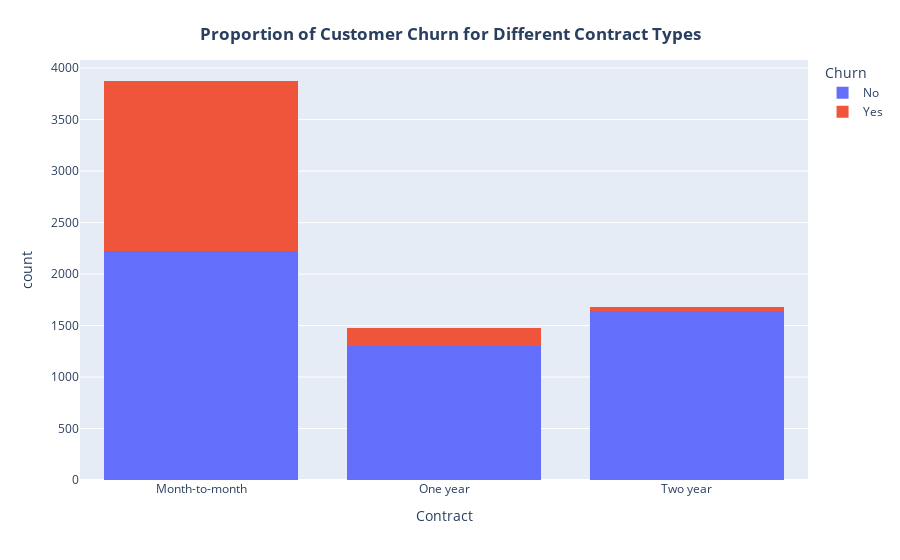

Here is the notebook cell this chart was saved with:
### Code cell
fig = px.histogram(df, x="Contract", color="Churn", barmode="stack")
fig.update_layout(title={
    'text': "<b>Proportion of Customer Churn for Different Contract Types</b>",
    'y':0.95,
    'x':0.5,
    'xanchor': 'center',
    'yanchor': 'top',
})
fig.show()

### Figure 1 — Plotly figure (JSON) as saved in the notebook; plotly's stock layout.template omitted (floating-point values rounded to 4 significant figures; data arrays with more than 128 entries replaced by an {"elided": "..."} marker saying what was removed)
{"data": [{"alignmentgroup": "True", "bingroup": "x", "hovertemplate": "Churn=No<br>Contract=%{x}<br>count=%{y}<extra></extra>", "legendgroup": "No", "marker": {"color": "#636efa", "pattern": {"shape": ""}}, "name": "No", "offsetgroup": "No", "orientation": "v", "showlegend": true, "type": "histogram", "x": {"elided": "5163 str values"}, "xaxis": "x", "yaxis": "y"}, {"alignmentgroup": "True", "bingroup": "x", "hovertemplate": "Churn=Yes<br>Contract=%{x}<br>count=%{y}<extra></extra>", "legendgroup": "Yes", "marker": {"color": "#EF553B", "pattern": {"shape": ""}}, "name": "Yes", "offsetgroup": "Yes", "orientation": "v", "showlegend": true, "type": "histogram", "x": {"elided": "1869 str values"}, "xaxis": "x", "yaxis": "y"}], "layout": {"barmode": "stack", "legend": {"title": {"text": "Churn"}, "tracegroupgap": 0}, "margin": {"t": 60}, "title": {"text": "<b>Proportion of Customer Churn for Different Contract Types</b>", "x": 0.5, "xanchor": "center", "y": 0.95, "yanchor": "top"}, "xaxis": {"anchor": "y", "domain": [0, 1], "title": {"text": "Contract"}}, "yaxis": {"anchor": "x", "domain": [0, 1], "title": {"text": "count"}}}}
